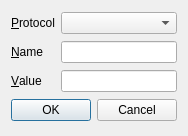
<?xml version="1.0" encoding="UTF-8"?>
<ui version="4.0">
 <class>DialogVar</class>
 <widget class="QDialog" name="DialogVar">
  <property name="geometry">
   <rect>
    <x>0</x>
    <y>0</y>
    <width>178</width>
    <height>136</height>
   </rect>
  </property>
  <property name="windowTitle">
   <string>Variable</string>
  </property>
  <layout class="QGridLayout" name="gridLayout">
   <item row="0" column="0">
    <widget class="QLabel" name="lProto">
     <property name="text">
      <string>&amp;Protocol</string>
     </property>
     <property name="buddy">
      <cstring>cbProto</cstring>
     </property>
    </widget>
   </item>
   <item row="0" column="1">
    <widget class="QComboBox" name="cbProto"/>
   </item>
   <item row="1" column="0">
    <widget class="QLabel" name="lName">
     <property name="text">
      <string>&amp;Name</string>
     </property>
     <property name="buddy">
      <cstring>leName</cstring>
     </property>
    </widget>
   </item>
   <item row="1" column="1">
    <widget class="QLineEdit" name="leName"/>
   </item>
   <item row="2" column="0">
    <widget class="QLabel" name="lValue">
     <property name="text">
      <string>&amp;Value</string>
     </property>
     <property name="buddy">
      <cstring>leValue</cstring>
     </property>
    </widget>
   </item>
   <item row="2" column="1">
    <widget class="QLineEdit" name="leValue"/>
   </item>
   <item row="3" column="0" colspan="2">
    <widget class="QDialogButtonBox" name="buttonBox">
     <property name="standardButtons">
      <set>QDialogButtonBox::Cancel|QDialogButtonBox::Ok</set>
     </property>
    </widget>
   </item>
  </layout>
 </widget>
 <tabstops>
  <tabstop>cbProto</tabstop>
  <tabstop>leName</tabstop>
  <tabstop>leValue</tabstop>
  <tabstop>buttonBox</tabstop>
 </tabstops>
 <resources/>
 <connections/>
</ui>
